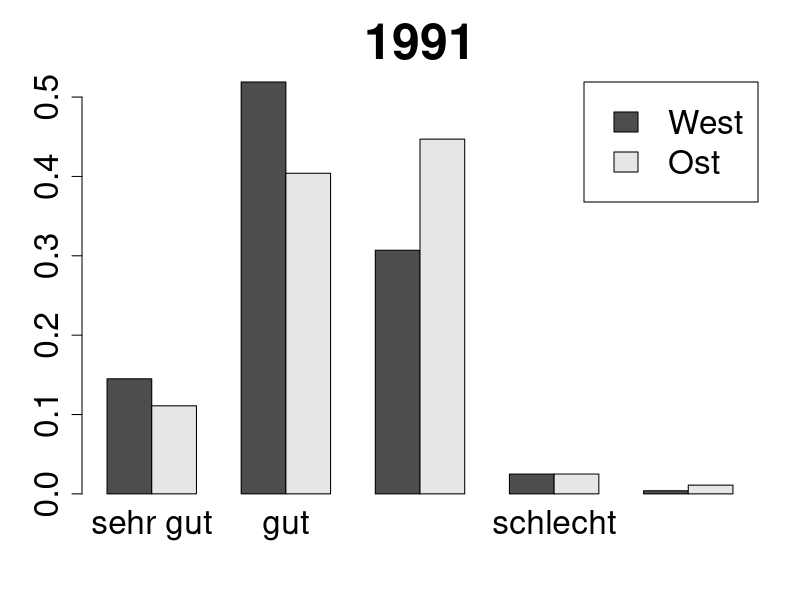
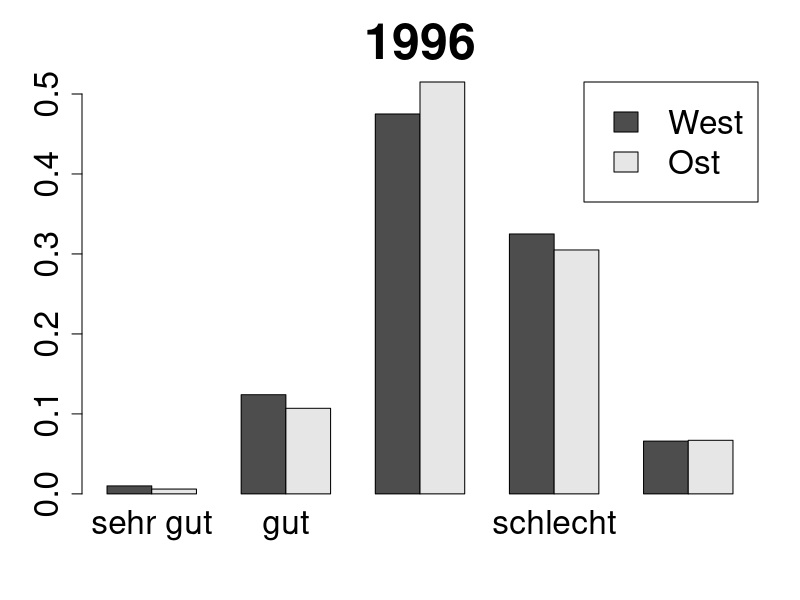

The R script that drew these images, in order:
mat91 <- matrix(c(0.145, 0.519, 0.307, 0.025, 0.004, 0.111, 0.404, 0.447, 0.025, 0.011), ncol=2)
rownames(mat91) <- c("sehr gut", "gut", "befriedigend", "schlecht", "sehr schlecht")
colnames(mat91) <- c("West", "Ost")
tab91 <- as.table(mat91)

mat96 <- matrix(c(0.010, 0.124, 0.475, 0.325, 0.066, 0.006, 0.107, 0.515, 0.305, 0.067), ncol=2)
rownames(mat96) <- c("sehr gut", "gut", "befriedigend", "schlecht", "sehr schlecht")
colnames(mat96) <- c("West", "Ost")
tab96 <- as.table(mat96)

pdf("pic_allbus_gbar1.pdf", width=10, height=10)
barplot(t(tab91), beside=T, legend.text = T, 
        cex.names=2, cex.axis=2, cex.lab=2, cex.main=3,
        args.legend = list(x="topright", cex=2), main="1991")
dev.off()
pdf("pic_allbus_gbar2.pdf", width=10, height=10)
barplot(t(tab96), beside=T, legend.text = T, 
        cex.names=2, cex.axis=2, cex.lab=2, cex.main=3,
        args.legend = list(x="topright", cex=2), main="1996")
dev.off()
